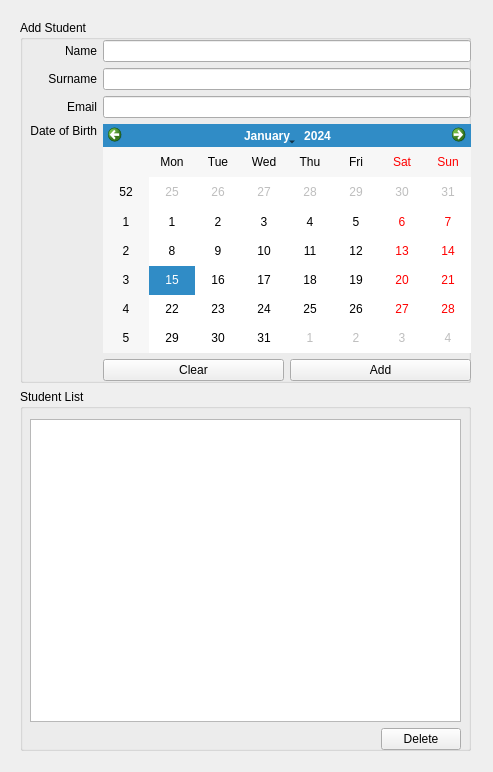
<?xml version="1.0" encoding="UTF-8"?>
<ui version="4.0">
 <class>MainWindow</class>
 <widget class="QMainWindow" name="MainWindow">
  <property name="geometry">
   <rect>
    <x>0</x>
    <y>0</y>
    <width>493</width>
    <height>772</height>
   </rect>
  </property>
  <property name="windowTitle">
   <string>QStudentManager</string>
  </property>
  <widget class="QWidget" name="centralwidget">
   <widget class="QWidget" name="verticalLayoutWidget">
    <property name="geometry">
     <rect>
      <x>10</x>
      <y>10</y>
      <width>471</width>
      <height>751</height>
     </rect>
    </property>
    <layout class="QVBoxLayout" name="verticalLayout">
     <property name="leftMargin">
      <number>10</number>
     </property>
     <property name="topMargin">
      <number>10</number>
     </property>
     <property name="rightMargin">
      <number>10</number>
     </property>
     <property name="bottomMargin">
      <number>10</number>
     </property>
     <item>
      <widget class="QGroupBox" name="groupBox">
       <property name="title">
        <string>Add Student</string>
       </property>
       <widget class="QWidget" name="gridLayoutWidget">
        <property name="geometry">
         <rect>
          <x>10</x>
          <y>20</y>
          <width>441</width>
          <height>341</height>
         </rect>
        </property>
        <layout class="QGridLayout" name="gridLayout">
         <item row="2" column="0">
          <widget class="QLabel" name="label_3">
           <property name="text">
            <string>Email</string>
           </property>
           <property name="alignment">
            <set>Qt::AlignRight|Qt::AlignTrailing|Qt::AlignVCenter</set>
           </property>
          </widget>
         </item>
         <item row="3" column="0">
          <widget class="QLabel" name="label_4">
           <property name="text">
            <string>Date of Birth</string>
           </property>
           <property name="alignment">
            <set>Qt::AlignRight|Qt::AlignTop|Qt::AlignTrailing</set>
           </property>
          </widget>
         </item>
         <item row="0" column="0">
          <widget class="QLabel" name="label">
           <property name="text">
            <string>Name</string>
           </property>
           <property name="alignment">
            <set>Qt::AlignRight|Qt::AlignTrailing|Qt::AlignVCenter</set>
           </property>
          </widget>
         </item>
         <item row="1" column="0">
          <widget class="QLabel" name="label_2">
           <property name="text">
            <string>Surname</string>
           </property>
           <property name="alignment">
            <set>Qt::AlignRight|Qt::AlignTrailing|Qt::AlignVCenter</set>
           </property>
          </widget>
         </item>
         <item row="0" column="1">
          <widget class="QLineEdit" name="txt_name"/>
         </item>
         <item row="1" column="1">
          <widget class="QLineEdit" name="txt_surname"/>
         </item>
         <item row="2" column="1">
          <widget class="QLineEdit" name="txt_email"/>
         </item>
         <item row="3" column="1">
          <widget class="QCalendarWidget" name="cal_dob"/>
         </item>
         <item row="4" column="1">
          <layout class="QHBoxLayout" name="horizontalLayout">
           <item>
            <widget class="QPushButton" name="btn_clear">
             <property name="text">
              <string>Clear</string>
             </property>
            </widget>
           </item>
           <item>
            <widget class="QPushButton" name="btn_add">
             <property name="text">
              <string>Add</string>
             </property>
            </widget>
           </item>
          </layout>
         </item>
        </layout>
       </widget>
      </widget>
     </item>
     <item>
      <widget class="QGroupBox" name="groupBox_2">
       <property name="title">
        <string>Student List</string>
       </property>
       <widget class="QWidget" name="verticalLayoutWidget_2">
        <property name="geometry">
         <rect>
          <x>10</x>
          <y>30</y>
          <width>431</width>
          <height>331</height>
         </rect>
        </property>
        <layout class="QVBoxLayout" name="verticalLayout_2">
         <item>
          <widget class="QTableWidget" name="tbl_students">
           <property name="selectionMode">
            <enum>QAbstractItemView::SingleSelection</enum>
           </property>
           <property name="selectionBehavior">
            <enum>QAbstractItemView::SelectRows</enum>
           </property>
          </widget>
         </item>
         <item>
          <layout class="QHBoxLayout" name="horizontalLayout_2">
           <item>
            <spacer name="horizontalSpacer">
             <property name="orientation">
              <enum>Qt::Horizontal</enum>
             </property>
             <property name="sizeHint" stdset="0">
              <size>
               <width>40</width>
               <height>20</height>
              </size>
             </property>
            </spacer>
           </item>
           <item>
            <widget class="QPushButton" name="btn_delete">
             <property name="sizePolicy">
              <sizepolicy hsizetype="Fixed" vsizetype="Fixed">
               <horstretch>0</horstretch>
               <verstretch>0</verstretch>
              </sizepolicy>
             </property>
             <property name="text">
              <string>Delete</string>
             </property>
            </widget>
           </item>
          </layout>
         </item>
        </layout>
       </widget>
       <zorder>groupBox</zorder>
       <zorder>verticalLayoutWidget_2</zorder>
      </widget>
     </item>
    </layout>
   </widget>
  </widget>
 </widget>
 <tabstops>
  <tabstop>txt_name</tabstop>
  <tabstop>txt_surname</tabstop>
  <tabstop>txt_email</tabstop>
  <tabstop>cal_dob</tabstop>
  <tabstop>btn_clear</tabstop>
  <tabstop>btn_add</tabstop>
  <tabstop>tbl_students</tabstop>
  <tabstop>btn_delete</tabstop>
 </tabstops>
 <resources/>
 <connections/>
</ui>
